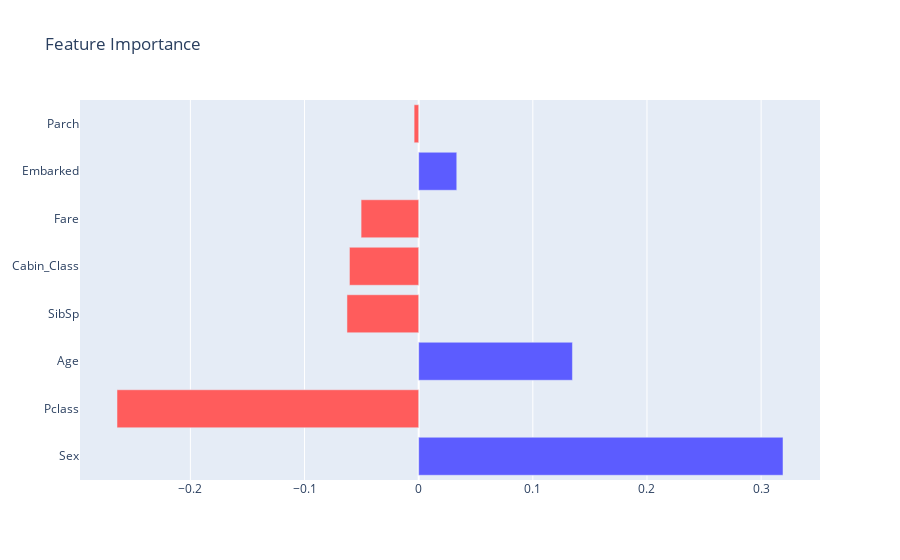

The notebook cell saved with this chart:
### Code cell
l.local_feature_importance(X_test[4])

### Figure 1 — Plotly figure (JSON) as saved in the notebook; plotly's stock layout.template omitted (floating-point values rounded to 4 significant figures)
{"data": [{"marker": {"color": ["rgb(92,92,255)", "rgb(255,92,92)", "rgb(92,92,255)", "rgb(255,92,92)", "rgb(255,92,92)", "rgb(255,92,92)", "rgb(92,92,255)", "rgb(255,92,92)"]}, "name": "feature values", "orientation": "h", "type": "bar", "x": [0.3192, -0.2643, 0.1347, -0.06282, -0.06065, -0.05046, 0.03336, -0.004], "y": ["Sex", "Pclass", "Age", "SibSp", "Cabin_Class", "Fare", "Embarked", "Parch"]}], "layout": {"title": {"text": "Feature Importance"}}}
